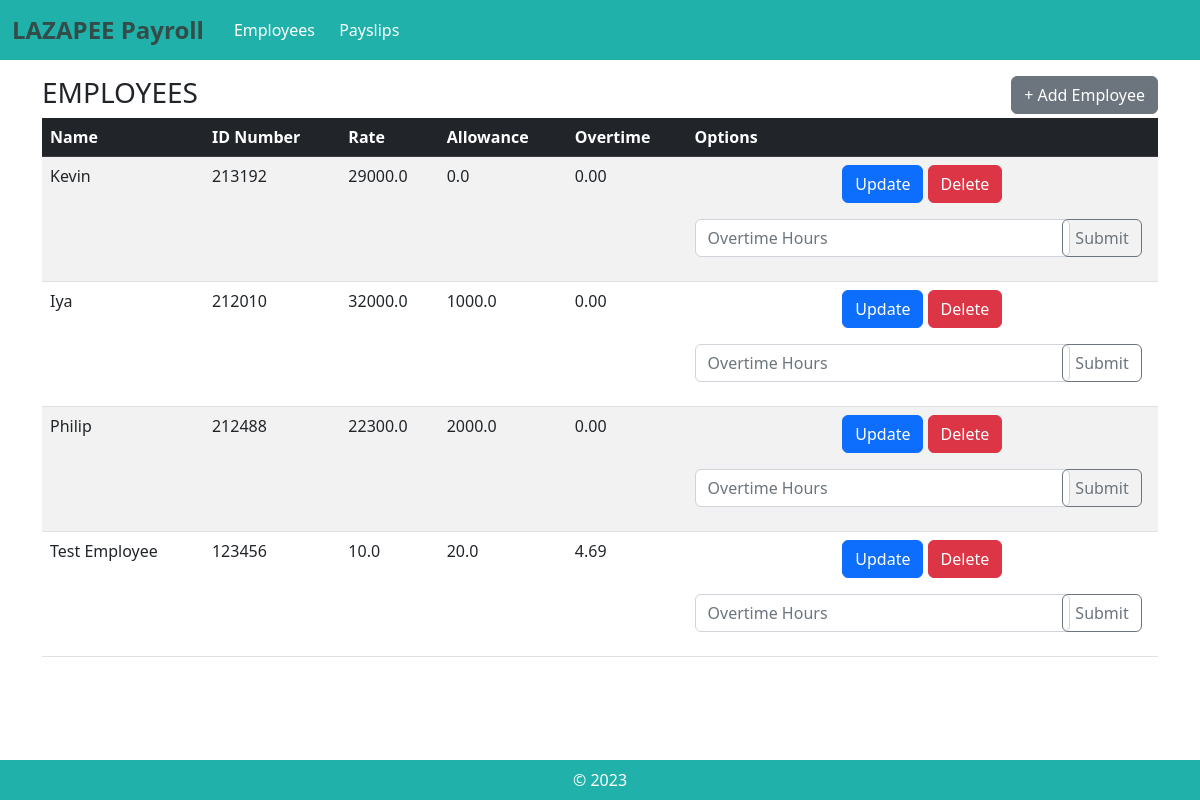
Before: / with the older database file.
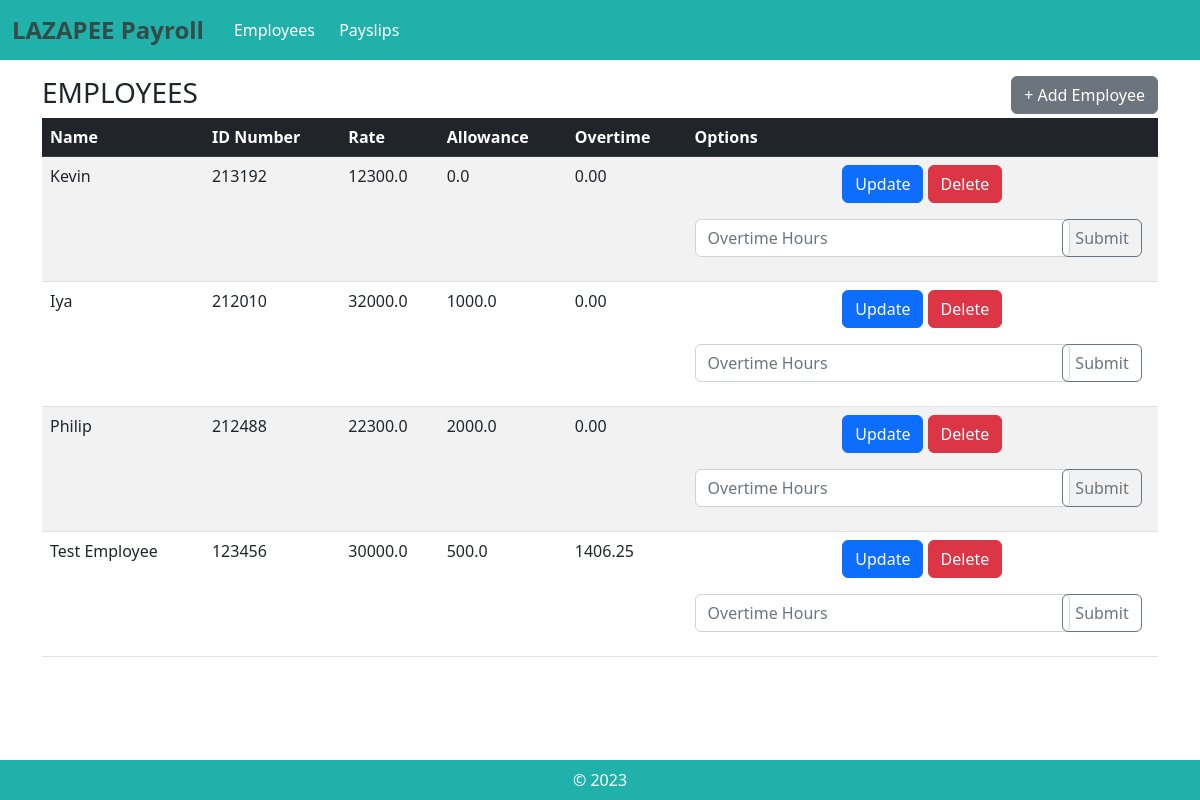
After: the same page with the newer database file.
### payroll_app/models.py (models this page shows, shortened)
class Employee(models.Model):
    name = models.CharField(max_length=300)
    id_number = models.CharField(max_length=300)
    rate = models.FloatField(max_length=300)
    overtime_pay = models.FloatField(max_length=300, null=True, blank=True, default=0)
    allowance = models.FloatField(max_length=300, null=True, blank=True, default=0)
    def getName(self):
        return self.name
    def getID(self):
        return self.id_number
    def getRate(self):
        return self.rate
    def getOvertime(self):
        return self.overtime_pay
    def getAllowance(self):
        return self.allowance

### payroll_app/views.py (the view)
# urls.py: path('', views.employees, name="employees"),
def employees(request):
    emp = Employee.objects.all()
    return render(request, 'payroll_app/employees.html', {'emp':emp})

### payroll_app/templates/payroll_app/employees.html (shortened to what this page needs)
{% extends 'payroll_app/base.html' %}
{% load static %}
{% block content %}
<div class ="col-12">
    <div style="display: flex; justify-content: space-between">
        <span><h3> EMPLOYEES </h3></span>
        <span><a href = "{% url 'create_employee'%}" class = "btn btn-secondary"> + Add Employee </a></span>
    </div>
    <table class = "table table-striped mb-5">
        <thead class = "table-dark">
            <tr>
                <th scope = "col"> Name </th>
                <th scope = "col"> ID Number </th>
                <th scope = "col"> Rate </th>
                <th scope = "col"> Allowance </th>
                <th scope = "col"> Overtime </th>
                <th scope = "col"> Options </th>
            </tr>
        </thead>
        <tbody>
            {% for e in emp %}
            <tr>
                <td>{{e.getName}}</td>
                <td>{{e.getID}}</td>
                <td>{{e.getRate}}</td>
                <td>{{e.getAllowance}}</td>
                <td>{{e.getOvertime|floatformat:2}}</td>
                <td class = "text-center">
                    <a href ="{% url 'update_employee' pk=e.pk %}" class="mb-3 btn btn-primary">Update</a>
                    <a href="{% url 'delete_employee' pk=e.pk %}" class="mb-3 btn btn-danger">Delete</a>
                    <form method="POST" action="{% url 'overtime' pk=e.pk %}">{% csrf_token %}
                        <div class="row">
                            <div class="col ">
                                <input type="text" class="form-control" placeholder="Overtime Hours" name="overtime" aria-label="overtime_hours" required >
                            </div>
                            <div class="col-2 ">
                                <button class="btn btn-outline-secondary" type="submit" style="margin-left: -2.5rem">Submit</button>
                            </div>
                    </form>
                </td>
            </tr>
            {% endfor %}
        </tbody>
    </table>
</div>
{% endblock %}

Changed rows visible on the page:
changed Employee "Kevin": getRate "29000.0" → "12300.0"
changed Employee "Test Employee": getRate "10.0" → "30000.0"; getAllowance "20.0" → "500.0"; getOvertime "4.69" → "1406.25"
